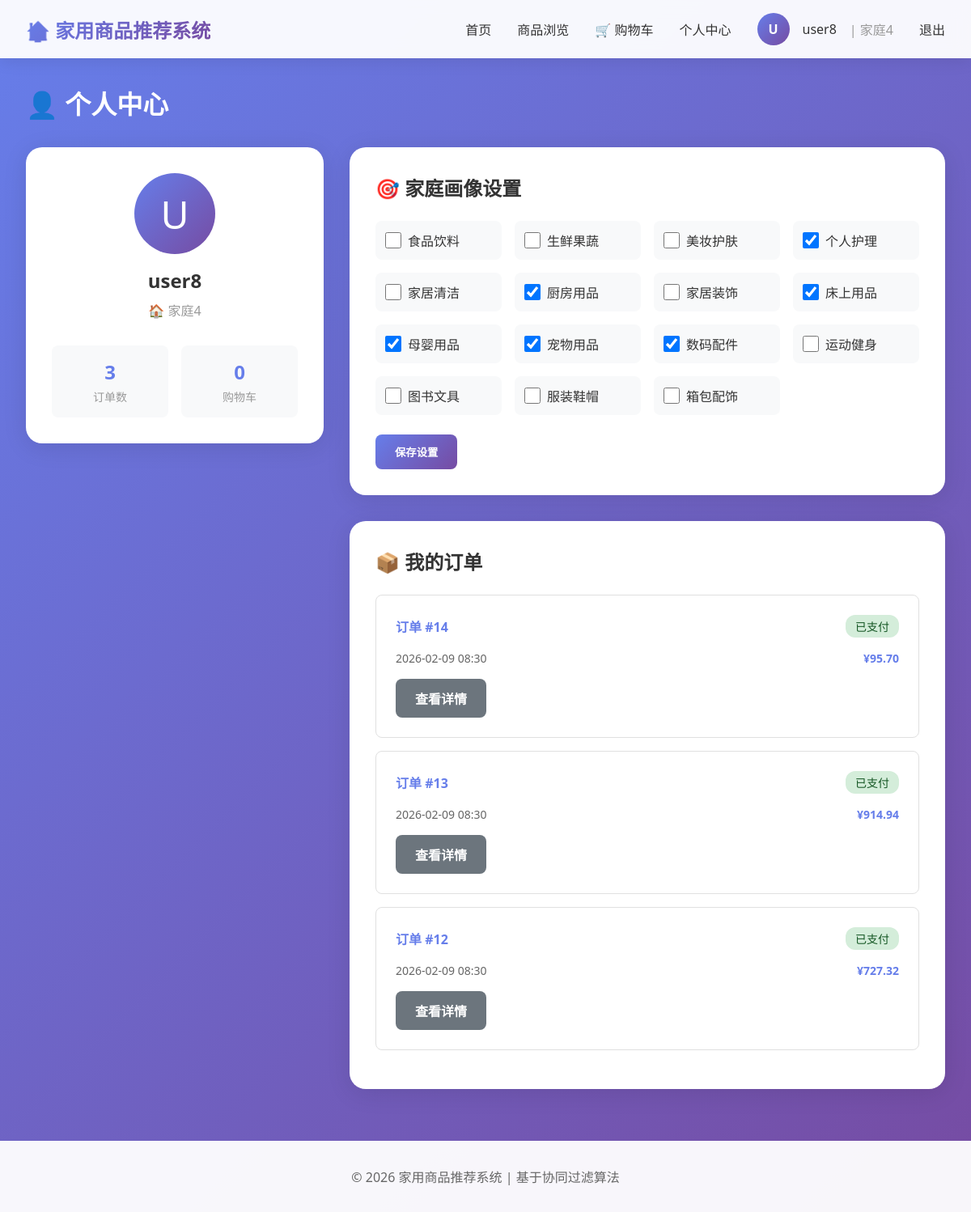
The page /profile/ (signed in) on the database its author committed.
### shop/models.py (models this page shows, shortened)
class User(AbstractUser):
    family = models.ForeignKey(
        Family,
        on_delete=models.CASCADE,
        related_name='members',
        null=True,
        blank=True,
        verbose_name='所属家庭'
    )
    class Meta:
        verbose_name = '用户'
        verbose_name_plural = '用户'

class Family(models.Model):
    name = models.CharField(max_length=100, unique=True, verbose_name='家庭名称')
    created_at = models.DateTimeField(auto_now_add=True, verbose_name='创建时间')
    class Meta:
        verbose_name = '家庭'
        verbose_name_plural = '家庭'

class Category(models.Model):
    name = models.CharField(max_length=100, unique=True, verbose_name='分类名称')
    description = models.TextField(blank=True, verbose_name='分类描述')
    class Meta:
        verbose_name = '商品分类'
        verbose_name_plural = '商品分类'

class FamilyProfile(models.Model):
    family = models.OneToOneField(
        Family,
        on_delete=models.CASCADE,
        related_name='profile',
        verbose_name='家庭'
    )
    preferred_categories = models.ManyToManyField(
        Category,
        related_name='families',
        verbose_name='偏好分类'
    )
    class Meta:
        verbose_name = '家庭画像'
        verbose_name_plural = '家庭画像'

class Order(models.Model):
    STATUS_CHOICES = [
        ('pending', '待支付'),
        ('paid', '已支付'),
        ('shipped', '已发货'),
        ('completed', '已完成'),
        ('cancelled', '已取消'),
    ]
    family = models.ForeignKey(
        Family,
        on_delete=models.CASCADE,
        related_name='orders',
        verbose_name='家庭'
    )
    user = models.ForeignKey(
        User,
        on_delete=models.SET_NULL,
        null=True,
        related_name='orders',
        verbose_name='下单用户'
    )
    status = models.CharField(
        max_length=20,
        choices=STATUS_CHOICES,
        default='pending',
        verbose_name='订单状态'
    )
    total_price = models.DecimalField(max_digits=10, decimal_places=2, verbose_name='总价')
    created_at = models.DateTimeField(auto_now_add=True, verbose_name='创建时间')
    updated_at = models.DateTimeField(auto_now=True, verbose_name='更新时间')
    class Meta:
        verbose_name = '订单'
        verbose_name_plural = '订单'
        ordering = ['-created_at']

### shop/views.py (the view)
# urls.py: path('profile/', views.profile, name='profile'),
@login_required
def profile(request):
    user = request.user
    orders = Order.objects.filter(family=user.family).order_by('-created_at')[:10]
    family_profile = None
    if user.family:
        family_profile, _ = FamilyProfile.objects.get_or_create(family=user.family)
    categories = Category.objects.all()
    cart_count = 0
    if user.family:
        cart = Cart.objects.filter(family=user.family).first()
        if cart:
            cart_count = cart.get_items_count()
    context = {
        'user': user,
        'orders': orders,
        'family_profile': family_profile,
        'categories': categories,
        'cart_count': cart_count,
    }
    return render(request, 'profile.html', context)

### shop/models.py (called while the page is built)
    def get_items_count(self):
        return sum(item.quantity for item in self.items.all())

### templates/profile.html (shortened to what this page needs)
{% extends 'base.html' %}
{% block content %}
<h1 style="color: white; margin-bottom: 2rem;">👤 个人中心</h1>
<div class="profile-grid">
    <div class="profile-sidebar">
        <div class="profile-avatar">{{ user.username.0|upper }}</div>
        <div class="profile-name">{{ user.username }}</div>
        {% if user.family %}
        <div class="profile-family">🏠 {{ user.family.name }}</div>
        {% endif %}
        <div class="profile-stats">
            <div class="stat-box">
                <div class="stat-value">{{ orders|length }}</div>
                <div class="stat-label">订单数</div>
            </div>
            <div class="stat-box">
                <div class="stat-value">{{ cart_count }}</div>
                <div class="stat-label">购物车</div>
            </div>
        </div>
    </div>
    <div class="profile-content">
        {% if user.family %}
        <div class="section-card">
            <h2 class="section-title">🎯 家庭画像设置</h2>
            <form method="post" action="{% url 'update_family_profile' %}">
                <div class="categories-grid">
                    {% for category in categories %}
                    <label class="category-checkbox">
                        <input type="checkbox" name="categories" value="{{ category.id }}"
                               {% if category in family_profile.preferred_categories.all %}checked{% endif %}>
                        <span>{{ category.name }}</span>
                    </label>
                    {% endfor %}
                </div>
                <button type="submit" class="btn btn-primary" style="margin-top: 1.5rem;">保存设置</button>
            </form>
        </div>
        {% endif %}
        <div class="section-card">
            <h2 class="section-title">📦 我的订单</h2>
            {% if orders %}
                {% for order in orders %}
                <div class="order-item">
                    <div class="order-header">
                        <span class="order-id">订单 #{{ order.id }}</span>
                        <span class="order-status">{{ order.get_status_display }}</span>
                    </div>
                    <div class="order-info">
                        <span>{{ order.created_at|date:"Y-m-d H:i" }}</span>
                        <span style="font-weight: 600; color: #667eea;">¥{{ order.total_price }}</span>
                    </div>
                    <a href="{% url 'order_detail' order.id %}" class="btn btn-secondary btn-small" style="margin-top: 1rem;">查看详情</a>
                </div>
                {% endfor %}
            {% else %}
                <p style="text-align: center; color: #999; padding: 2rem;">暂无订单</p>
            {% endif %}
        </div>
    </div>
</div>
{% endblock %}

### templates/base.html (shortened to what this page needs)
<!DOCTYPE html>
<html lang="zh-CN">
<head>
</head>
<body>
    {% if user.is_authenticated %}
    <nav class="navbar">
        <div class="navbar-content">
            <div class="logo">🏠 家用商品推荐系统</div>
            <div class="nav-links">
                <a href="{% url 'home' %}">首页</a>
                <a href="{% url 'products' %}">商品浏览</a>
                <a href="{% url 'cart' %}" class="cart-badge">
                    🛒 购物车
                </a>
                <a href="{% url 'profile' %}">个人中心</a>
                <div class="user-info">
                    <div class="user-avatar">{{ user.username.0|upper }}</div>
                    <span>{{ user.username }}</span>
                    {% if user.family %}
                    <span style="color: #999;">| {{ user.family.name }}</span>
                    {% endif %}
                </div>
                <a href="{% url 'logout' %}">退出</a>
            </div>
        </div>
    </nav>
    {% endif %}
    <div class="container">
        {% block content %}{% endblock %}
    </div>
    <div class="footer">
        <p>&copy; 2026 家用商品推荐系统 | 基于协同过滤算法</p>
    </div>
</body>
</html>

### templates/base.html (style rules this page uses)
* { margin: 0; padding: 0; box-sizing: border-box; }
body { font-family: 'Segoe UI', 'Microsoft YaHei', sans-serif; background: linear-gradient(135deg, #667eea 0%, #764ba2 100%); min-height: 100vh; color: #333; }
.navbar { background: rgba(255, 255, 255, 0.95); backdrop-filter: blur(10px); padding: 1rem 2rem; box-shadow: 0 2px 20px rgba(0,0,0,0.1); position: sticky; top: 0; z-index: 1000; }
.navbar-content { max-width: 1400px; margin: 0 auto; display: flex; justify-content: space-between; align-items: center; }
.logo { font-size: 1.5rem; font-weight: 700; background: linear-gradient(135deg, #667eea 0%, #764ba2 100%); -webkit-background-clip: text; -webkit-text-fill-color: transparent; background-clip: text; }
.nav-links { display: flex; gap: 2rem; align-items: center; }
.nav-links a { text-decoration: none; color: #333; font-weight: 500; transition: all 0.3s; position: relative; }
.nav-links a::after { content: ''; position: absolute; bottom: -5px; left: 0; width: 0; height: 2px; background: #667eea; transition: width 0.3s; }
.cart-badge { position: relative; }
.container { max-width: 1400px; margin: 2rem auto; padding: 0 2rem; }
.btn { padding: 0.75rem 1.5rem; border: none; border-radius: 8px; font-weight: 600; cursor: pointer; transition: all 0.3s; text-decoration: none; display: inline-block; }
.btn-primary { background: linear-gradient(135deg, #667eea 0%, #764ba2 100%); color: white; }
.btn-secondary { background: #6c757d; color: white; }
.footer { background: rgba(255, 255, 255, 0.95); padding: 2rem; text-align: center; margin-top: 4rem; color: #666; }
.user-info { display: flex; align-items: center; gap: 1rem; }
.user-avatar { width: 40px; height: 40px; border-radius: 50%; background: linear-gradient(135deg, #667eea 0%, #764ba2 100%); display: flex; align-items: center; justify-content: center; color: white; font-weight: bold; }

### templates/profile.html (style rules this page uses)
.profile-grid { display: grid; grid-template-columns: 1fr 2fr; gap: 2rem; }
.profile-sidebar { background: white; border-radius: 20px; padding: 2rem; box-shadow: 0 5px 30px rgba(0,0,0,0.1); height: fit-content; }
.profile-avatar { width: 100px; height: 100px; border-radius: 50%; background: linear-gradient(135deg, #667eea 0%, #764ba2 100%); display: flex; align-items: center; justify-content: center; font-size: 3rem; color: white; margin: 0 auto 1rem; }
.profile-name { text-align: center; font-size: 1.5rem; font-weight: 600; margin-bottom: 0.5rem; }
.profile-family { text-align: center; color: #999; margin-bottom: 2rem; }
.profile-stats { display: grid; grid-template-columns: 1fr 1fr; gap: 1rem; margin-top: 1rem; }
.stat-box { text-align: center; padding: 1rem; background: #f8f9fa; border-radius: 8px; }
.stat-value { font-size: 1.5rem; font-weight: 700; color: #667eea; }
.stat-label { font-size: 0.875rem; color: #999; margin-top: 0.25rem; }
.profile-content { display: flex; flex-direction: column; gap: 2rem; }
.section-card { background: white; border-radius: 20px; padding: 2rem; box-shadow: 0 5px 30px rgba(0,0,0,0.1); }
.section-title { font-size: 1.5rem; margin-bottom: 1.5rem; display: flex; align-items: center; gap: 0.5rem; }
.categories-grid { display: grid; grid-template-columns: repeat(auto-fill, minmax(150px, 1fr)); gap: 1rem; }
.category-checkbox { display: flex; align-items: center; gap: 0.5rem; padding: 0.75rem; background: #f8f9fa; border-radius: 8px; cursor: pointer; transition: all 0.3s; }
.category-checkbox input[type="checkbox"] { width: 20px; height: 20px; cursor: pointer; }
.order-item { padding: 1.5rem; border: 1px solid #e0e0e0; border-radius: 8px; margin-bottom: 1rem; transition: all 0.3s; }
.order-header { display: flex; justify-content: space-between; align-items: center; margin-bottom: 1rem; }
.order-id { font-weight: 600; color: #667eea; }
.order-status { padding: 0.25rem 0.75rem; border-radius: 12px; font-size: 0.875rem; background: #d4edda; color: #155724; }
.order-info { display: flex; justify-content: space-between; color: #666; font-size: 0.875rem; }

### rows shown on the page
User: username.0 "U", username "user8", family.name "家庭4"
Category: name "食品饮料"
Category: name "生鲜果蔬"
Category: name "美妆护肤"
Category: categories "☑", name "个人护理"
Category: name "家居清洁"
Category: categories "☑", name "厨房用品"
Category: name "家居装饰"
Category: categories "☑", name "床上用品"
Category: categories "☑", name "母婴用品"
Category: categories "☑", name "宠物用品"
Category: categories "☑", name "数码配件"
Category: name "运动健身"
Category: name "图书文具"
Category: name "服装鞋帽"
Category: name "箱包配饰"
Order: id "14", status "已支付", created_at "2026-02-09 08:30", total_price "95.70"
Order: id "13", status "已支付", created_at "2026-02-09 08:30", total_price "914.94"
Order: id "12", status "已支付", created_at "2026-02-09 08:30", total_price "727.32"

### other values the page prints
{{ orders|length }} "3"
{{ cart_count }} "0"
